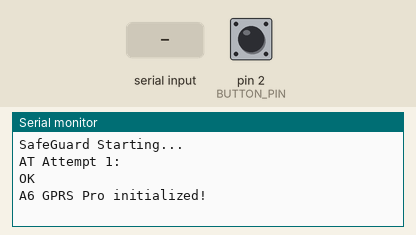
Recording of a sketch running on a simulated Arduino Uno, built with avr-gcc and run on an emulated ATmega328P. On the bench: the last lines printed to the serial monitor. The test bench sets the inputs (shaded band); at power-on: pin 2 (BUTTON_PIN) HIGH. The modem accepts every AT command (registered, SIM ready, sends succeed) and sends nothing else.

Above: at 8.1 s.
8.2 s: pin 2 (BUTTON_PIN) pulled LOW for 0.15 s
At 9.5 s:
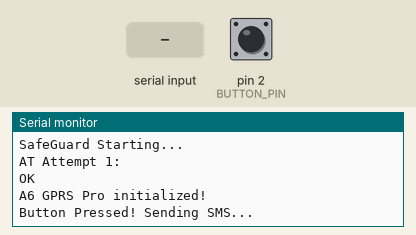
11.3 s: "+CMGS" received over the second serial link
14.3 s: "1" received over the second serial link
At 14.7 s:
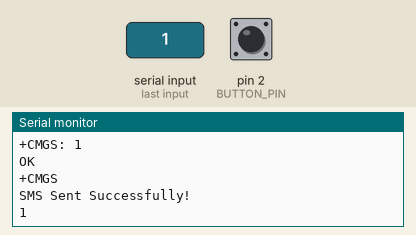

Measured:
- after the input at 8.2 s, the serial monitor: prints a new line after 0.05 s (image 1)
- after the input at 14.3 s, the serial monitor: prints a new line at once (image 2)

The sketch:

safepathtest.ino
```cpp
#include <SoftwareSerial.h>

#define BUTTON_PIN 2
#define A6_TX 10
#define A6_RX 11

SoftwareSerial a6Serial(A6_TX, A6_RX);

const char* phoneNumber = "+250794092577";

float latitude = 0.3476;
float longitude = 32.5825;

int buttonState = HIGH;
int lastButtonState = HIGH;
unsigned long lastDebounceTime = 0;
const unsigned long debounceDelay = 50;

void setup() {
  Serial.begin(9600);
  delay(1000);
  Serial.println("SafeGuard Starting...");

  a6Serial.begin(115200);
  delay(2000);

  pinMode(BUTTON_PIN, INPUT_PULLUP);

  if (initA6()) {
    Serial.println("A6 GPRS Pro initialized!");
  } else {
    Serial.println("A6 initialization failed after retries!");
  }
}

void loop() {
  int reading = digitalRead(BUTTON_PIN);
  if (reading != lastButtonState) {
    lastDebounceTime = millis();
  }
  if ((millis() - lastDebounceTime) > debounceDelay) {
    if (reading != buttonState) {
      buttonState = reading;
      if (buttonState == LOW) {
        Serial.println("Button Pressed! Sending SMS...");
        sendEmergencySMS();
      }
    }
  }
  lastButtonState = reading;

  while (a6Serial.available()) {
    Serial.write(a6Serial.read());
  }
}

bool initA6() {
  for (int i = 0; i < 3; i++) {
    a6Serial.println("AT");
    delay(1000);
    String response = "";
    unsigned long timeout = millis() + 1000;
    while (millis() < timeout) {
      if (a6Serial.available()) {
        response += (char)a6Serial.read();
      }
    }
    Serial.println("AT Attempt " + String(i + 1) + ": " + response);
    if (response.indexOf("OK") >= 0) {
      a6Serial.println("AT+CMGF=1");
      delay(1000);
      response = "";
      timeout = millis() + 1000;
      while (millis() < timeout) {
        if (a6Serial.available()) {
          response += (char)a6Serial.read();
        }
      }
      if (response.indexOf("OK") >= 0) {
        return true;
      }
    }
    delay(1000);
  }
  return false;
}

void sendEmergencySMS() {
  String dateTime = "2025-02-27 14:30:00";
  String mapsLink = "https://maps.google.com/?q=" + String(latitude, 6) + "," + String(longitude, 6);
  String message = "ALERT: I'm in danger!\nDate/Time: " + dateTime +
                  "\nLocation: Lat " + String(latitude, 6) + ", Lon " + String(longitude, 6) +
                  "\nTrack me: " + mapsLink;

  while (a6Serial.available()) {
    a6Serial.read();
  }

  a6Serial.println("AT+CMGF=1");
  delay(500);

  a6Serial.print("AT+CMGS=\"");
  a6Serial.print(phoneNumber);
  a6Serial.println("\"");
  delay(500);
  a6Serial.print(message);
  delay(100);
  a6Serial.write(26);
  delay(2000);

  String response = "";
  unsigned long timeout = millis() + 2000;
  while (millis() < timeout) {
    if (a6Serial.available()) {
      response += (char)a6Serial.read();
    }
  }
  Serial.println("SMS Response: " + response);
  if (response.indexOf("+CMGS") >= 0 && response.indexOf("OK") >= 0) {
    Serial.println("SMS Sent Successfully!");
  } else {
    Serial.println("SMS Failed!");
  }
}
```
